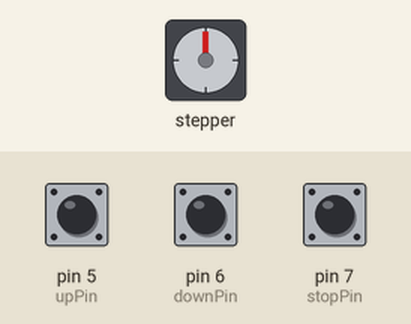
A sketch run on a simulated Arduino Uno, built with avr-gcc and run on an emulated ATmega328P. Parts: stepper motor. Wiring (inferred from the names in the program): stepper motor driver (200 steps per turn assumed): step pin 2; direction pin 3. Inputs (shaded band) come from the test bench; at power-on: pin 6 (downPin) HIGH, pin 7 (stopPin) HIGH, pin 5 (upPin) HIGH.

Above: at 1.2 s.
1.3 s: pin 6 (downPin) pulled LOW for 0.15 s
At 1.75 s:
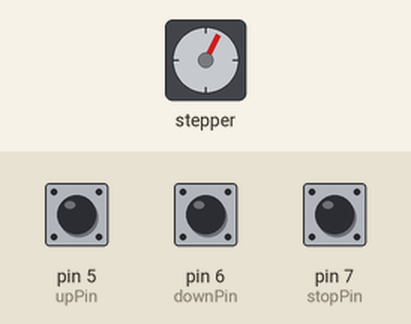
4.3 s: pin 7 (stopPin) pulled LOW for 0.15 s
At 5.3 s:
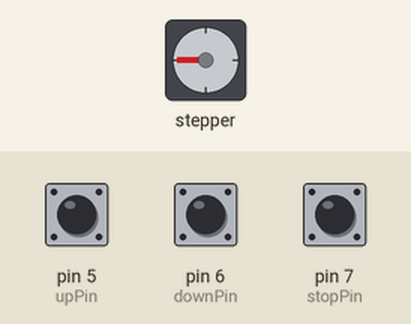
5.9 s: pin 5 (upPin) pulled LOW for 0.15 s
At 6.9 s:
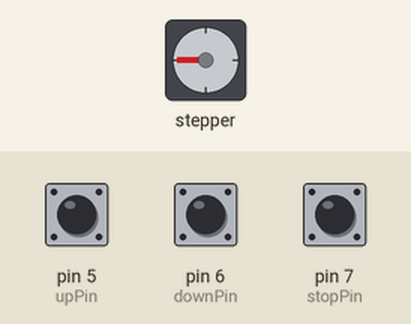
9.0 s: pin 7 (stopPin) pulled LOW for 1 s
At 10.1 s:
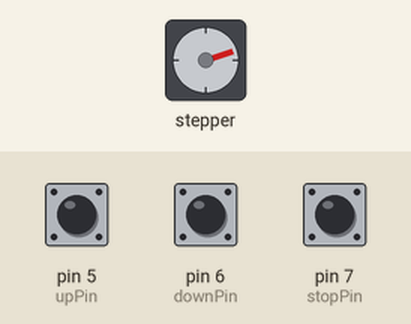
11.5 s: pin 6 (downPin) pulled LOW for 1 s
At 11.95 s:
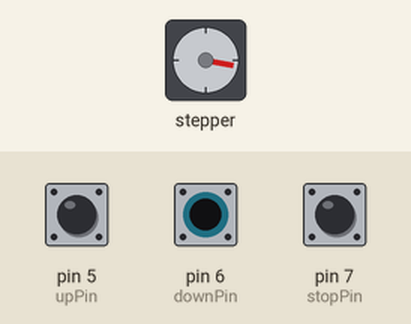
Timing chart, 0 to 19.5 s (numbered marks = the images above; inputs shaded):
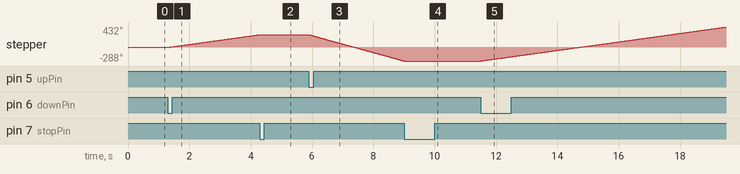

Measured:
- after the input at 1.3 s, stepper: keeps turning clockwise at about 91°/s, starting at once
- after the input at 4.3 s, stepper: stops changing and stays 270°
- after the input at 5.9 s, stepper: keeps turning counter-clockwise at about 180°/s, starting at once
- after the input at 9.0 s, stepper: goes on until 9.0 s, then stays -288°
- after the input at 11.5 s, stepper: keeps turning clockwise at about 90°/s, starting at once

The sketch:

Arduino_code.ino
```cpp
// Pin definitions
const int upPin = 5;    // button to move motor forward (white)
const int downPin = 6;  // button to move motor backward (green)
const int stopPin = 7;  // emergency stop button (red)
const int stepPin = 2;  // step pin for the motor
const int dirPin = 3;   // direction pin for the motor

void setup() {
  pinMode(upPin, INPUT_PULLUP);    // set buttons as inputs with pullup resistors
  pinMode(downPin, INPUT_PULLUP);
  pinMode(stopPin, INPUT_PULLUP);
  pinMode(stepPin, OUTPUT);        // motor control pins as outputs
  pinMode(dirPin, OUTPUT);
}

void loop() {
  if((digitalRead(upPin)==HIGH && digitalRead(downPin)==HIGH && digitalRead(stopPin)==HIGH)) {
    Serial.println("press a button to operate");
  }

  // forward (white) button pressed? --> clip has to reach the needle
  else if(digitalRead(upPin)==LOW && digitalRead(downPin)==HIGH) {
    digitalWrite(dirPin, LOW);          // enables motor to move in forward direction
    for (int x = 0; x < 3000; x++) {    // moves 3000 steps == 30 mm == 3 cm
      // emergency stop --> has highest priority
      if(digitalRead(stopPin)==LOW) {
        digitalWrite(stepPin, LOW);     // no motions
        return;                         // exits the loop to prevent any other motor commands
      }
      digitalWrite(stepPin, HIGH);
      delayMicroseconds(5000);          // for 5 ms
      digitalWrite(stepPin, LOW);
      delayMicroseconds(5000);          // for 5 ms --> total velocity = 1 mm/s
    }
  }

// backward (green) button pressed? --> needle extraction
  else if(digitalRead(downPin)==LOW && digitalRead(upPin)==HIGH) {
    digitalWrite(dirPin, HIGH);         // enables motor to move in backward direction
    for (int x = 0; x < 3000; x++) {    // moves 3000 steps == 30 mm == 3 cm
      // emergency stop --> has highest priority
      if(digitalRead(stopPin)==LOW) {
        digitalWrite(stepPin, LOW);     // no motions
        return;                         // exits the loop to prevent any other motor commands
      }
      digitalWrite(stepPin, HIGH);
      delayMicroseconds(10000);          // for 10 ms
      digitalWrite(stepPin, LOW);
      delayMicroseconds(10000);          // for 10 ms --> total velocity = 0.5 mm/s
    }
  }
}
```
